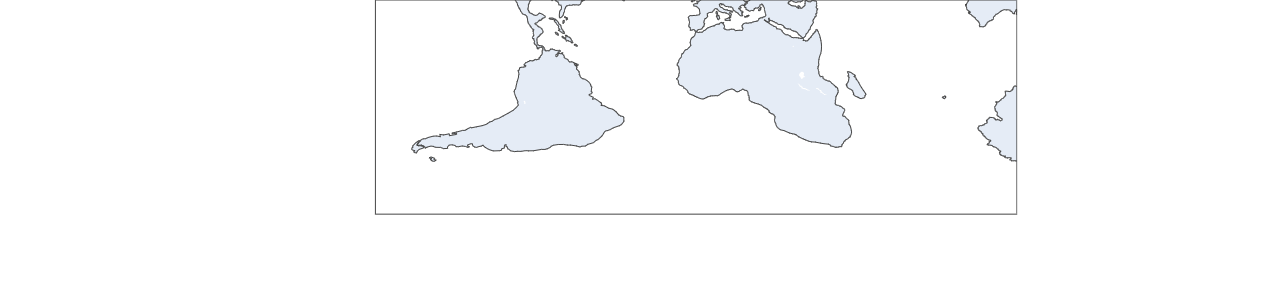

Write the Python code that produced this figure.
import plotly.graph_objects as go # chama o módulo como go para a biblioteca 

fig = go.Figure(go.Scattergeo()) # Cria a fígura e chama o modo geográfico
# Configuração do mapa
fig.update_geos(
    center=dict(lon=-30, lat=-30), # Centraliza o mapa nas coordenadas
    projection_rotation=dict(lon=30, lat=30, roll=30), # Rotaciona o mapa nas coordenadas
    lataxis_range=[-50,20], lonaxis_range=[0, 200] 
)
fig.update_layout(height=300, margin={"r":0,"t":0,"l":0,"b":0}) # configuração de altura e margem

fig.show() # Plota o gráfico

''' Mapas geográficos são desenhados de acordo com um determinado mapa projeção que achata a superfície aproximadamente 
esférica da Terra em um espaço bidimensional. '''
